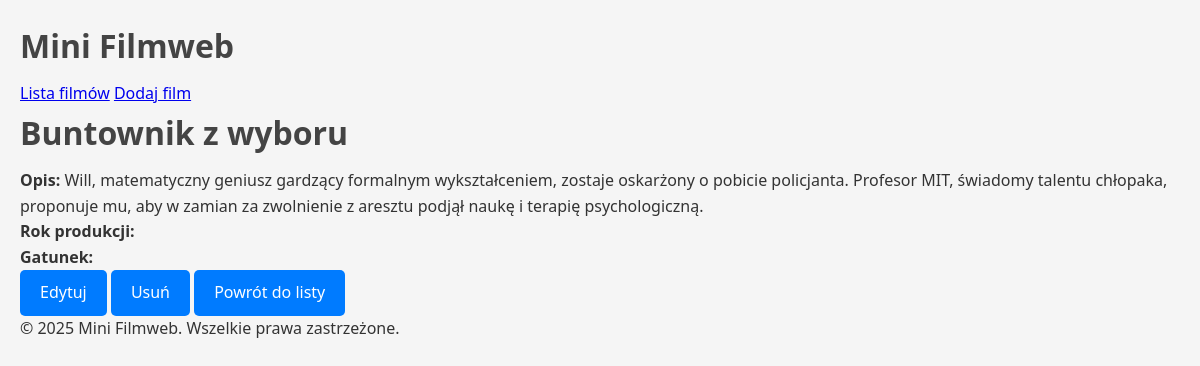
The app's page /movie/2/ with its own data.
### mini_filmweb/models.py (models this page shows, shortened)
class Movie(models.Model):
    title = models.CharField(max_length=200, verbose_name="Tytuł")
    description = models.TextField(verbose_name="Opis")
    release_year = models.PositiveIntegerField(verbose_name="Rok wydania")  # Użyłem PositiveIntegerField, aby uniknąć ujemnych lat
    director = models.ForeignKey(Director, on_delete=models.CASCADE, related_name='movies', verbose_name="Reżyser")
    genres = models.ManyToManyField('Genre', related_name='movies', verbose_name="Gatunki", blank=True)  # Dodano blank=True

### mini_filmweb/views.py (the view)
# urls.py: path('movie/<int:pk>/', MovieDetailView.as_view(), name='movie_detail'),
class MovieDetailView(DetailView):
    model = Movie
    template_name = 'movies/movie_detail.html'
    context_object_name = 'movie'

### mini_filmweb/templates/movies/movie_detail.html
{% extends 'movies/base.html' %}
{% load static %}
{% block content %}
<div class="movie-detail">
    <h1>{{ movie.title }}</h1>
    <p><strong>Opis:</strong> {{ movie.description }}</p>
    <p><strong>Rok produkcji:</strong> {{ movie.year }}</p>
    <p><strong>Gatunek:</strong> {{ movie.genre }}</p>
    <div class="buttons">
        <a href="{% url 'mini_filmweb:movie_edit' movie.id %}" class="button">Edytuj</a>
        <a href="{% url 'mini_filmweb:movie_delete' movie.id %}" class="button delete">Usuń</a>
        <a href="{% url 'mini_filmweb:movie_list' %}" class="button">Powrót do listy</a>
    </div>
</div>
{% endblock %}

### mini_filmweb/static/css/style.css (style rules this page uses)
* { margin: 0; padding: 0; box-sizing: border-box; }
body { font-family: 'Segoe UI', Tahoma, Geneva, Verdana, sans-serif; background-color: #f5f5f5; color: #333; line-height: 1.6; padding: 20px; }
h1, h2, h3 { color: #444; margin-bottom: 10px; }
.button { display: inline-block; padding: 10px 20px; background-color: #007BFF; color: #fff; text-decoration: none; border-radius: 5px; transition: background-color 0.3s ease; }

### records on screen
Movie: title "Buntownik z wyboru", description "Will, matematyczny geniusz gardzący formalnym wykształceniem, zostaje oskarżony o pobicie policjanta. Profesor MIT, świadomy talentu chłopaka, proponuje mu, aby w zamian za zwolnienie z aresztu podjął naukę i terapię psychologiczną."
